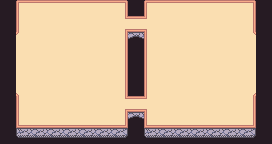

Rendered tile map (Tiled .tmx) drawn with the repository's tilesets; below, a short description and the full map source, tile grids included:
An orthogonal 17x9 tile map with 16x16 px tiles, 2 tile layers (Side, Terrain), 3 hidden layers not drawn, 3 tilesets and 2 objects.

<map version="1.10" tiledversion="1.11.0" orientation="orthogonal" renderorder="right-down" width="17" height="9" tilewidth="16" tileheight="16" infinite="0" backgroundcolor="#261b23" nextlayerid="13" nextobjectid="31">
 <tileset firstgid="1" source="ark.tsx" />
 <tileset firstgid="81" source="buildings.tsx" />
 <tileset firstgid="106" source="units.tsx" />
 <layer id="4" name="Side" width="17" height="9">
  <data encoding="csv">
0,0,0,0,0,0,0,0,0,0,0,0,0,0,0,0,0,
0,0,0,0,0,0,0,0,0,0,0,0,0,0,0,0,0,
0,0,0,0,0,0,0,0,37,0,0,0,0,0,0,0,0,
0,0,0,0,0,0,0,0,0,0,0,0,0,0,0,0,0,
0,0,0,0,0,0,0,0,0,0,0,0,0,0,0,0,0,
0,0,0,0,0,0,0,0,0,0,0,0,0,0,0,0,0,
0,0,0,0,0,0,0,0,0,0,0,0,0,0,0,0,0,
0,0,0,0,0,0,0,0,37,0,0,0,0,0,0,0,0,
0,61,62,62,62,62,62,63,0,61,62,62,62,62,62,63,0
</data>
 </layer>
 <layer id="1" name="Terrain" width="17" height="9">
  <data encoding="csv">
0,1,2,2,2,2,2,3,0,1,2,2,2,2,2,3,0,
0,11,12,12,12,12,12,14,39,16,12,12,12,12,12,13,0,
0,29,12,12,12,12,12,13,0,11,12,12,12,12,12,27,0,
0,12,12,12,12,12,12,13,0,11,12,12,12,12,12,12,0,
0,12,12,12,12,12,12,13,0,11,12,12,12,12,12,12,0,
0,9,12,12,12,12,12,13,0,11,12,12,12,12,12,7,0,
0,11,12,12,12,12,12,14,39,16,12,12,12,12,12,13,0,
0,21,22,22,22,22,22,23,0,21,22,22,22,22,22,23,0,
0,0,0,0,0,0,0,0,0,0,0,0,0,0,0,0,0
</data>
 </layer>
 <layer id="2" name="Deco" width="17" height="9" visible="0" locked="1">
  <data encoding="csv">
0,0,0,0,0,0,0,0,0,0,0,0,0,0,0,0,0,
0,0,31,42,42,52,42,52,57,52,42,52,42,42,33,0,0,
49,0,43,0,0,0,0,0,0,0,0,0,0,0,41,0,50,
11,45,45,0,45,45,0,0,0,0,0,34,36,0,45,45,13,
11,45,45,0,45,45,0,0,0,0,0,54,56,0,45,45,13,
59,0,43,0,0,0,0,0,0,0,0,0,0,0,41,0,60,
0,0,51,42,42,32,42,52,57,52,42,32,42,42,53,0,0,
0,0,0,0,0,0,0,0,0,0,0,0,0,0,0,0,0,
0,0,0,0,0,0,0,0,0,0,0,0,0,0,0,0,0
</data>
 </layer>
 <layer id="10" name="Buildings" width="17" height="9" visible="0">
  <data encoding="csv">
0,0,0,0,0,0,0,0,0,0,0,0,0,0,0,0,0,
0,0,0,0,0,0,0,0,0,0,0,0,0,0,0,0,0,
0,0,0,0,0,0,0,0,0,0,0,0,0,0,0,0,0,
0,81,0,0,0,0,0,0,0,0,0,0,0,0,0,81,0,
0,86,0,0,0,0,0,0,0,0,0,0,0,0,91,0,0,
0,0,0,0,0,0,0,0,0,0,0,0,0,0,0,0,0,
0,0,0,0,0,0,0,0,0,0,0,0,0,0,0,0,0,
0,0,0,0,0,0,0,0,0,0,0,0,0,0,0,0,0,
0,0,0,0,0,0,0,0,0,0,0,0,0,0,0,0,0
</data>
 </layer>
 <layer id="11" name="Units" width="17" height="9" visible="0">
  <data encoding="csv">
0,0,0,0,0,0,0,0,0,0,0,0,0,0,0,0,0,
0,0,0,2147483770,0,0,0,0,0,0,0,0,0,123,0,0,0,
0,0,0,2147483766,0,0,0,0,0,0,0,0,0,119,0,0,0,
0,0,0,0,0,0,0,0,0,0,0,0,0,0,0,0,0,
0,0,0,0,0,0,0,0,0,0,0,0,0,0,0,0,0,
0,0,0,0,0,0,0,0,0,0,0,0,0,0,0,0,0,
0,0,0,2147483770,0,0,0,0,0,0,0,0,0,123,0,0,0,
0,0,0,0,0,0,0,0,0,0,0,0,0,0,0,0,0,
0,0,0,0,0,0,0,0,0,0,0,0,0,0,0,0,0
</data>
 </layer>
 <objectgroup id="12" name="SpawAreas" visible="0" locked="1">
  <object id="28" x="144" y="0" width="80" height="128" />
  <object id="30" x="48" y="0" width="80" height="128" />
 </objectgroup>
</map>